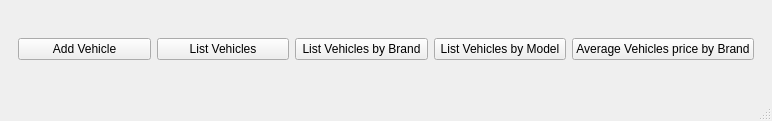
<?xml version="1.0" encoding="UTF-8"?>
<ui version="4.0">
 <class>MainWindow</class>
 <widget class="QMainWindow" name="MainWindow">
  <property name="geometry">
   <rect>
    <x>0</x>
    <y>0</y>
    <width>772</width>
    <height>121</height>
   </rect>
  </property>
  <property name="windowTitle">
   <string>MainWindow</string>
  </property>
  <widget class="QWidget" name="centralwidget">
   <layout class="QVBoxLayout" name="verticalLayout">
    <item>
     <widget class="QWidget" name="widget" native="true">
      <layout class="QHBoxLayout" name="horizontalLayout">
       <item>
        <widget class="QPushButton" name="pushButton_add">
         <property name="text">
          <string>Add Vehicle</string>
         </property>
        </widget>
       </item>
       <item>
        <widget class="QPushButton" name="pushButton_list">
         <property name="text">
          <string>List Vehicles</string>
         </property>
        </widget>
       </item>
       <item>
        <widget class="QPushButton" name="pushButton_list_brand">
         <property name="text">
          <string>List Vehicles by Brand</string>
         </property>
        </widget>
       </item>
       <item>
        <widget class="QPushButton" name="pushButton_list_model">
         <property name="text">
          <string>List Vehicles by Model</string>
         </property>
        </widget>
       </item>
       <item>
        <widget class="QPushButton" name="pushButton_average">
         <property name="text">
          <string>Average Vehicles price by Brand</string>
         </property>
        </widget>
       </item>
      </layout>
     </widget>
    </item>
   </layout>
  </widget>
  <widget class="QStatusBar" name="statusbar"/>
 </widget>
 <resources/>
 <connections/>
</ui>
